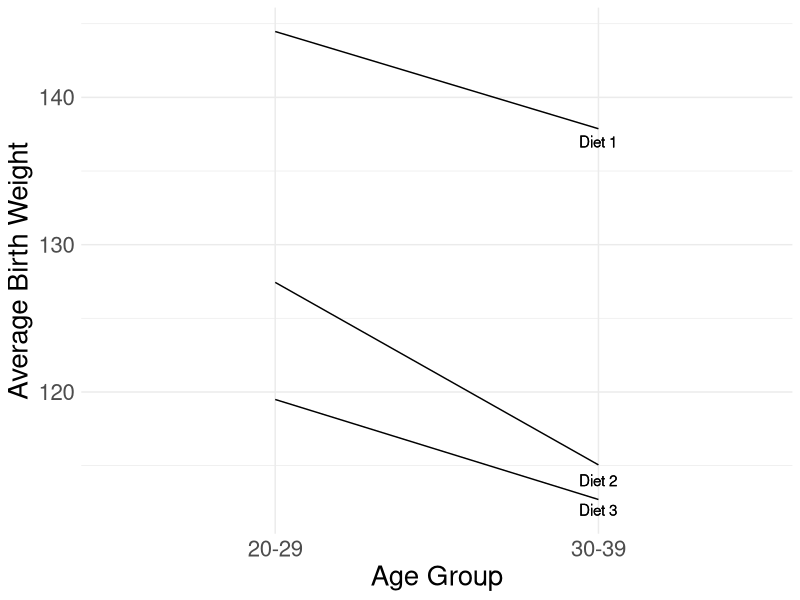

Generate this figure with R:
library(tidyverse)

weight <- c(157.78, 136.79, 138.84,
            139.72, 125.47, 117.14,
            129.35, 110.73, 118.38,
            137.07, 146.28, 130.27,
            117.46, 128.54,  99.16,
            97.43, 125.26, 115.42)

age <- c(rep("Aged 20 - 29", 9), rep("Aged 30 - 39", 9))

diet <- c(rep(c(rep("Diet 1", 3), rep("Diet 2", 3), rep("Diet 3", 3)),2))

data <- tibble(age, diet, weight)

means <- data %>% group_by(diet, age) %>% summarize(mean = mean(weight))

diet1 <- c(144.47, 137.87)
diet2 <- c(127.44, 115.05)
diet3 <- c(119.49, 112.70)

age_g <- c("20-29", "30-39")

graph <- tibble(age_g, diet1, diet2, diet3)

ggplot(data=graph, aes(x=age_g)) +
  geom_line(aes(y=diet1), color="black", group=1) +
  geom_line(aes(y=diet2), color="black", group=1) +
  geom_line(aes(y=diet3), color="black", group=1) +
  theme_minimal() +
  labs(x = "Age Group", y = "Average Birth Weight") +
  geom_text(aes(x = "30-39" , y = 137, label = "Diet 1")) +
  geom_text(aes(x = "30-39" , y = 114, label = "Diet 2")) + 
  geom_text(aes(x = "30-39" , y = 112, label = "Diet 3")) +
  theme(text = element_text(size=20))

#ggsave("/Users/sseals/Desktop/L88fig1.png")